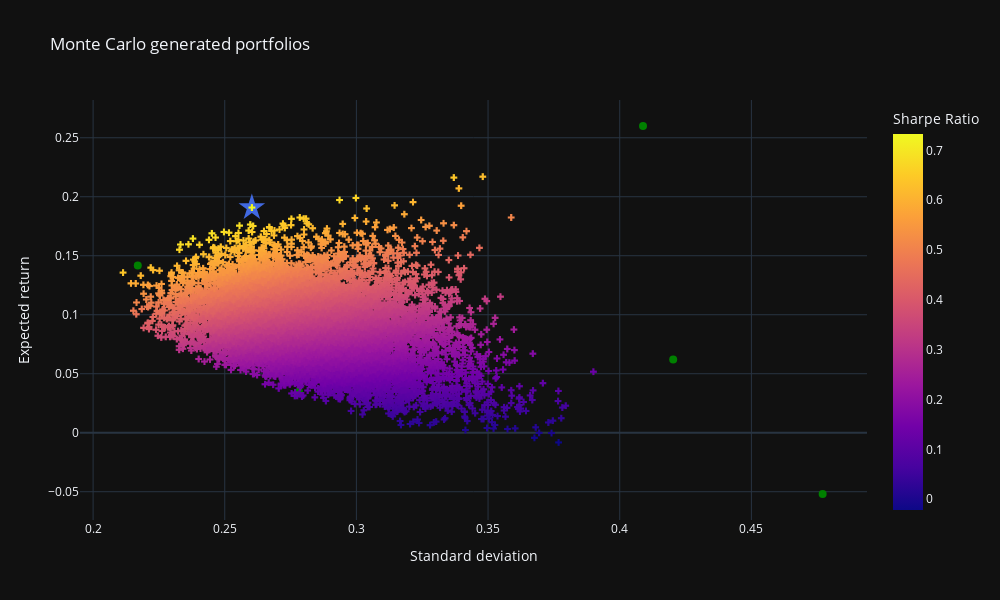

Write notebook code for a chart like this one.
### Code cell
# Plot portfolios in mu-sigma plane
configure_plotly_browser_state()
fig = px.scatter(
    portfolioSamples, x='port_vols', y='port_rets', color='sharpe_ratio',
    labels={'port_vols': 'Standard deviation', 'port_rets': 'Expected return',
            'sharpe_ratio': 'Sharpe Ratio'},
            title='Monte Carlo generated portfolios'
).update_traces(mode='markers',marker=dict(symbol='cross'))

# Plot max sharpe
fig.add_scatter(
    mode='markers',
    x=[portfolioSamples.iloc[portfolioSamples.sharpe_ratio.idxmax()]['port_vols']],
    y=[portfolioSamples.iloc[portfolioSamples.sharpe_ratio.idxmax()]['port_rets']],
    marker=dict(color='RoyalBlue', size=20, symbol='star'),
    name = 'Max Sharpe',
).update(layout_showlegend=False)

fig.add_scatter(
    x=partial_statistics["Average annual volatility"],
    y=partial_statistics["Average annual return"],
    text = [f'Asset: {index}<br>Standard deviation: {vol:.2f}<br>Expected return: {ret:.2f}' 
            for index, vol, ret in zip(partial_statistics.index, partial_statistics["Average annual volatility"], partial_statistics["Average annual return"])],
    hoverinfo='text',
    mode='markers',
    marker=dict(color='green', size=8),
)

# Show spikes
fig.update_xaxes(showspikes=True)
fig.update_yaxes(showspikes=True)
fig.show()

### Figure 1 — Plotly figure (JSON) as saved in the notebook; plotly's stock layout.template omitted (floating-point values rounded to 4 significant figures; data arrays with more than 128 entries replaced by an {"elided": "..."} marker saying what was removed)
{"data": [{"hovertemplate": "Standard deviation=%{x}<br>Expected return=%{y}<br>Sharpe Ratio=%{marker.color}<extra></extra>", "legendgroup": "", "marker": {"color": {"elided": "10000 float values"}, "coloraxis": "coloraxis", "symbol": "cross"}, "mode": "markers", "name": "", "showlegend": false, "type": "scattergl", "x": {"elided": "10000 float values"}, "xaxis": "x", "y": {"elided": "10000 float values"}, "yaxis": "y"}, {"marker": {"color": "RoyalBlue", "size": 20, "symbol": "star"}, "mode": "markers", "name": "Max Sharpe", "type": "scatter", "x": [0.2603], "y": [0.1908]}, {"hoverinfo": "text", "marker": {"color": "green", "size": 8}, "mode": "markers", "text": ["Asset: ENI.MI<br>Standard deviation: 0.28<br>Expected return: 0.03", "Asset: LDO.MI<br>Standard deviation: 0.42<br>Expected return: 0.06", "Asset: STMMI.MI<br>Standard deviation: 0.41<br>Expected return: 0.26", "Asset: TRN.MI<br>Standard deviation: 0.22<br>Expected return: 0.14", "Asset: UCG.MI<br>Standard deviation: 0.48<br>Expected return: -0.05"], "type": "scatter", "x": [0.2782, 0.4203, 0.4089, 0.217, 0.4771], "y": [0.03476, 0.06217, 0.26, 0.1418, -0.05193]}], "layout": {"coloraxis": {"colorbar": {"title": {"text": "Sharpe Ratio"}}, "colorscale": [[0, "#0d0887"], [0.1111, "#46039f"], [0.2222, "#7201a8"], [0.3333, "#9c179e"], [0.4444, "#bd3786"], [0.5556, "#d8576b"], [0.6667, "#ed7953"], [0.7778, "#fb9f3a"], [0.8889, "#fdca26"], [1, "#f0f921"]]}, "height": 600, "legend": {"tracegroupgap": 0}, "showlegend": false, "title": {"text": "Monte Carlo generated portfolios"}, "width": 1000, "xaxis": {"anchor": "y", "domain": [0, 1], "showspikes": true, "title": {"text": "Standard deviation"}}, "yaxis": {"anchor": "x", "domain": [0, 1], "showspikes": true, "title": {"text": "Expected return"}}}}
